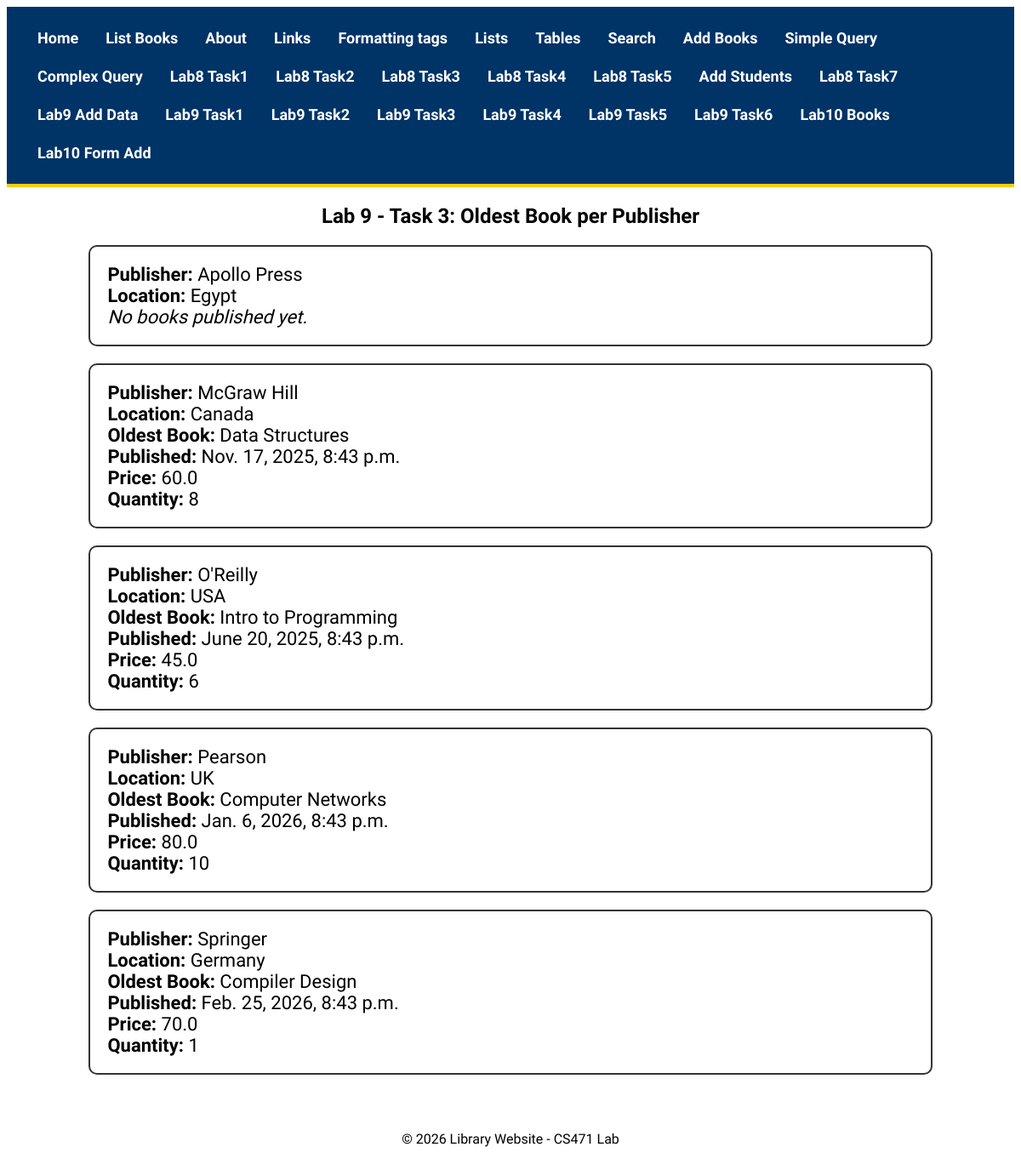
Screenshot of /lab9/task3/ with the database file from the repository.
### apps/bookmodule/models.py (models this page shows, shortened)
class Publisher(models.Model):
    name = models.CharField(max_length=200)
    location = models.CharField(max_length=300)

### apps/bookmodule/views.py (the view)
# urls.py: path('lab9/task3/', views.lab9_task3, name='books.lab9.task3'),
def lab9_task3(request):
    oldest_book = Lab9Book.objects.filter(
        publisher=OuterRef('pk')
    ).order_by('pubdate')
    publishers = Publisher.objects.annotate(
        oldest_title=Subquery(oldest_book.values('title')[:1]),
        oldest_date=Subquery(oldest_book.values('pubdate')[:1]),
        oldest_price=Subquery(oldest_book.values('price')[:1]),
        oldest_quantity=Subquery(oldest_book.values('quantity')[:1]),
    ).order_by('name')
    return render(
        request,
        'bookmodule/lab9_task3.html',
        {'publishers': publishers}
    )

### apps/templates/bookmodule/lab9_task3.html (shortened to what this page needs)
{% extends "layouts/base.html" %}
{% block content %}
<h2 style="text-align:center;">
    Lab 9 - Task 3: Oldest Book per Publisher
</h2>
{% for publisher in publishers %}
<div style="
width:80%;
margin:20px auto;
padding:20px;
border:2px solid #333;
border-radius:10px;
font-size:22px;
">
    <strong>Publisher:</strong> {{ publisher.name }}
    <br>
    <strong>Location:</strong> {{ publisher.location }}
    <br>
    {% if publisher.oldest_title %}
        <strong>Oldest Book:</strong> {{ publisher.oldest_title }}
        <br>
        <strong>Published:</strong> {{ publisher.oldest_date }}
        <br>
        <strong>Price:</strong> {{ publisher.oldest_price }}
        <br>
        <strong>Quantity:</strong> {{ publisher.oldest_quantity }}
    {% else %}
        <em>No books published yet.</em>
    {% endif %}
</div>
{% endfor %}
{% endblock %}

### apps/static/styles.css (style rules this page uses)
body { font-family: 'Tajawal', sans-serif; }

### rows the page displays
Publisher: name "Apollo Press", location "Egypt", shows "No books published yet."
Publisher: name "McGraw Hill", location "Canada", oldest_title "Data Structures", oldest_date "Nov. 17, 2025, 8:43 p.m.", oldest_price "60.0", oldest_quantity "8"
Publisher: name "O'Reilly", location "USA", oldest_title "Intro to Programming", oldest_date "June 20, 2025, 8:43 p.m.", oldest_price "45.0", oldest_quantity "6"
Publisher: name "Pearson", location "UK", oldest_title "Computer Networks", oldest_date "Jan. 6, 2026, 8:43 p.m.", oldest_price "80.0", oldest_quantity "10"
Publisher: name "Springer", location "Germany", oldest_title "Compiler Design", oldest_date "Feb. 25, 2026, 8:43 p.m.", oldest_price "70.0", oldest_quantity "1"
